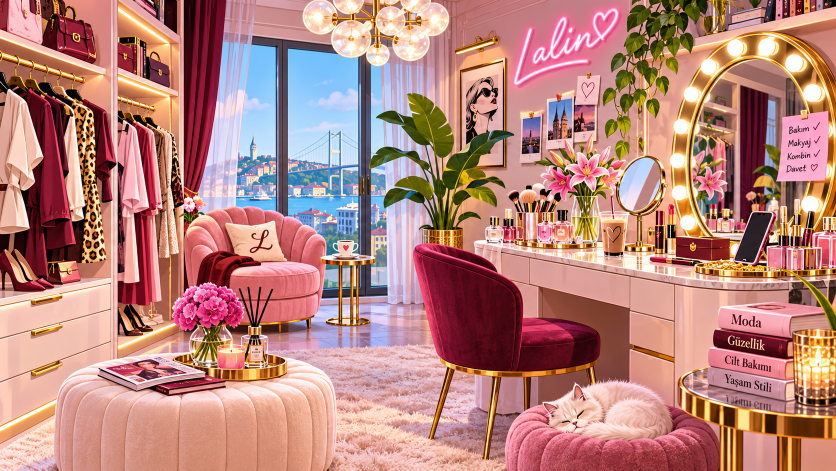
#> input picture assets/environment/APPROVED_lalin_room_master.png, 1672 x 941 px (shown at 1/2 size)
$ python lighting.py
#> lines starting #> are read from the running program, lines starting #| are printed output that depends on the picture; after the words box and inside, x2 and y2 are one past the last pixel; in counts of white or black regions, pixels touching at a corner belong together
#> in main, master is the input picture: PIL image 1672x941 RGB; mean R, G, B 184.7, 132.2, 124.3
"""Build a localized unlit-bulb overlay for the approved vanity room."""

import argparse
from pathlib import Path

import numpy as np
from PIL import Image, ImageDraw


ROOT = Path(__file__).resolve().parents[2]
MASTER = ROOT / "assets/environment/APPROVED_lalin_room_master.png"
OUTPUT = Path(__file__).resolve().parent / "art/mirror_off_overlay.png"

# Centers and radii, in pixels of the 1672×941 room master.
BULBS = (
    (1470.1, 95.1, 16.1, 16.9),
    (1533.0, 93.3, 16.9, 16.9),
    (1587.5, 125.7, 17.4, 17.9),
    (1416.9, 133.1, 15.4, 16.1),
    (1624.0, 185.4, 18.3, 17.8),
    (1382.0, 188.0, 15.2, 15.0),
    (1361.1, 252.6, 14.3, 16.2),
    (1354.0, 320.8, 14.0, 14.5),
    (1357.6, 385.3, 14.2, 14.5),
    (1619.6, 407.9, 17.4, 17.8),
    (1374.5, 444.9, 14.5, 15.4),
)

# Smaller visible highlights belonging to those bulbs, including the
# partial one between the jewelry box and the foreground telephone.
REFLECTIONS = (
    (1414.7, 195.9, 5.5, 10.2),
    (1394.5, 258.4, 4.0, 10.4),
    (1387.2, 323.2, 4.1, 10.8),
    (1376.1, 383.6, 3.2, 16.0),
    (1391.2, 383.4, 4.0, 9.7),
    (1393.3, 438.0, 7.9, 16.6),
    (1468.0, 497.5, 8.6, 12.8),
    (1651.6, 181.3, 4.0, 10.8),
    (1668.0, 259.0, 3.0, 13.8),
    (1654.3, 341.8, 3.0, 12.2),
    (1666.1, 341.3, 3.2, 12.8),
    (1604.0, 463.6, 3.0, 10.6),
)


def smoothstep(value):
    t = np.clip(value, 0, 1)
    return t * t * (3 - 2 * t)


def paint_glass(original, result, coverage, bulb, reflected=False):
    cx, cy, rx, ry = bulb
    width = original.shape[1]
    height = original.shape[0]
    left = max(0, int(cx - 2.2 * rx))
    right = min(width, int(cx + 2.2 * rx) + 1)
    top = max(0, int(cy - 2.2 * ry))
    bottom = min(height, int(cy + 2.2 * ry) + 1)
    region = np.s_[top:bottom, left:right]
    y, x = np.ogrid[top:bottom, left:right]
    dx = (x - cx) / rx
    dy = (y - cy) / ry
    radius = np.sqrt(dx * dx + dy * dy)
    source = original[region]

    # The small reflected lights inherit the shape of the highlights in
    # the painting. This protects foreground nails, glass and phone edges.
    original_white = smoothstep((source.min(axis=-1) - 164) / 78)
    core = smoothstep((1.15 - radius) / 0.23) * original_white
    glow = smoothstep((2.03 - radius) / 1.14)
    if reflected:
        glow *= original_white * 0.20
    else:
        warm_yellow = smoothstep((source[..., 0] - source[..., 2] - 26) / 67)
        warm_yellow *= smoothstep((source[..., 0] - source[..., 1] - 12) / 29)
        glow *= warm_yellow * 0.53

    tinted_frame = source * np.array([0.72, 0.63, 0.63])
    composite(result[region], coverage[region], tinted_frame, glow)

    # A weak environment reflection on shaded opal glass. The falloff
    # changes within the globe so the off state retains its volume.
    depth = np.sqrt(np.maximum(0, 1 - radius * radius))
    key_light = np.clip(0.52 * depth - 0.21 * dx - 0.27 * dy, 0, 1)
    glint = np.exp(-(((dx + 0.35) / 0.25) ** 2 + ((dy + 0.42) / 0.18) ** 2))
    unlit = (
        np.array([106, 88, 69])
        + key_light[..., None] * np.array([70, 64, 61])
        + glint[..., None] * np.array([43, 45, 44])
    )
    composite(result[region], coverage[region], unlit, core)


def composite(destination, coverage, foreground, alpha):
    destination *= 1 - alpha[..., None]
    destination += foreground * alpha[..., None]
    coverage += (1 - coverage) * alpha


def create_overlay(master):
    original = np.asarray(master.convert("RGB"), dtype=np.float64)
    result = original.copy()
    coverage = np.zeros(original.shape[:2], dtype=np.float64)
    for bulb in BULBS:
        paint_glass(original, result, coverage, bulb)
#> this loop made 11 passes
#> pass 1, in paint_glass, `source = original[region]`:
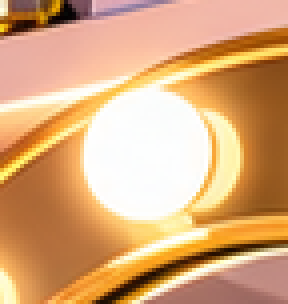
#> source: shape (76, 72, 3) float64 (shown 4 times larger); mean R, G, B 217.5, 169.2, 123.2
#> pass 1, in paint_glass, `original_white = smoothstep((source.min(axis=-1) - 164) / 78)`:
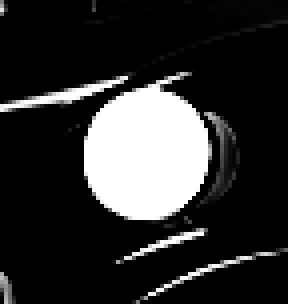
#> original_white: shape (76, 72) float64 (shown 4 times larger); min 0, max 1, mean 0.187
#> pass 1, in smoothstep (call 2), `t = np.clip(value, 0, 1)`:
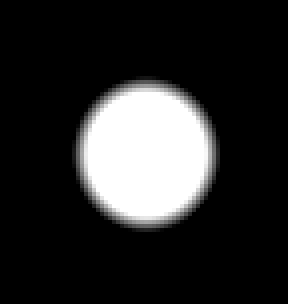
#> t: shape (76, 72) float64 (shown 4 times larger); min 0, max 1, mean 0.168
    for bulb in REFLECTIONS:
        paint_glass(original, result, coverage, bulb, reflected=True)
#> this loop made 12 passes
#> pass 1, in paint_glass (call 12), `source = original[region]`:
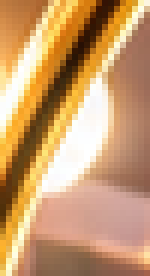
#> source: shape (46, 25, 3) float64 (shown 6 times larger); mean R, G, B 201.3, 156.1, 108.8
#> pass 1, in smoothstep (call 57), `t = np.clip(value, 0, 1)`:
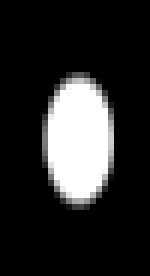
#> t: shape (46, 25) float64 (shown 6 times larger); min 0, max 1, mean 0.165

    alpha = np.round(255 * coverage)
    touched = alpha > 0
    layer = np.zeros((*master.size[::-1], 4), dtype=np.uint8)
    layer[:, :, 3] = alpha.astype(np.uint8)
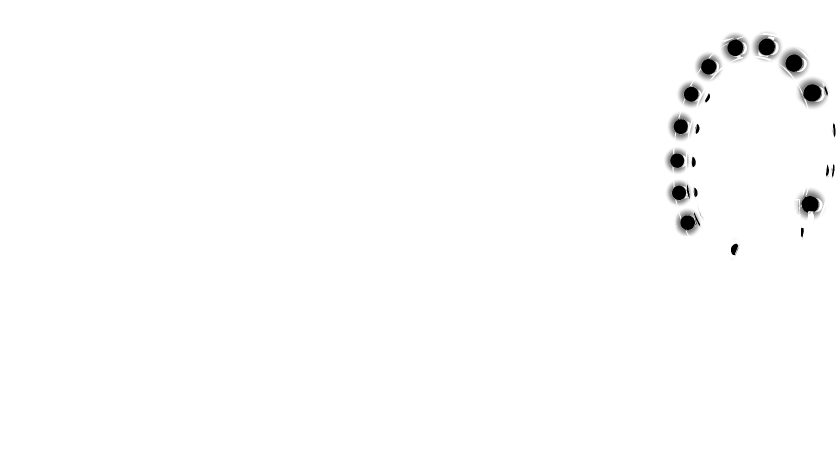
#> layer: shape (941, 1672, 4) (shown at 1/2 size); mean of channels 0, 1, 2, 3 0, 0, 0, 2.3; transparent parts drawn white
    target = original[touched] + (result[touched] - original[touched]) * (
        255 / alpha[touched, None]
    )
    layer[touched, :3] = np.round(np.clip(target, 0, 255)).astype(np.uint8)
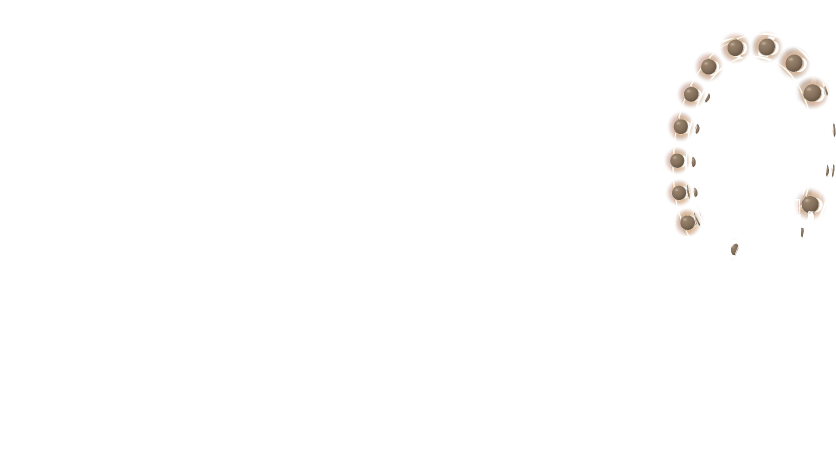
#> layer: shape (941, 1672, 4) (shown at 1/2 size); 2.18% of pixels changed, all inside (x1, y1, x2, y2) = (1327, 60, 1672, 523); transparent parts drawn white
    return Image.fromarray(layer)


def make_preview(master, layer, path):
    # Same optical vertical crop used in the vanity storyboard.
    box = (1003, 0, 1003 + 941 * 1080 / 1920, 941)
    bright = master.convert("RGBA")
    off = Image.alpha_composite(bright, layer)
    panel = Image.new("RGB", (810, 510), "#1b1418")
    draw = ImageDraw.Draw(panel)
    for index, (label, state) in enumerate((
        ("AÇIK", bright), ("KISIK %65", Image.blend(bright, off, .65)), ("KAPALI", off)
    )):
        stage = state.transform((270, 480), Image.Transform.EXTENT, box, Image.Resampling.BICUBIC)
        panel.paste(stage.convert("RGB"), (270 * index, 30))
        draw.text((270 * index + 12, 9), label, fill="white")
    path.parent.mkdir(parents=True, exist_ok=True)
    panel.save(path)


def main():
    parser = argparse.ArgumentParser(description=__doc__)
    parser.add_argument("--master", type=Path, default=MASTER)
    parser.add_argument("--output", type=Path, default=OUTPUT)
    parser.add_argument("--preview", type=Path, help="Optional three-state vertical comparison.")
    args = parser.parse_args()

    with Image.open(args.master) as master:
        if master.size != (1672, 941):
            parser.error("the overlay is calibrated for the approved 1672×941 room")
        layer = create_overlay(master)
        args.output.parent.mkdir(parents=True, exist_ok=True)
        layer.save(args.output, optimize=True)
        if args.preview:
            make_preview(master, layer, args.preview)


if __name__ == "__main__":
    main()
